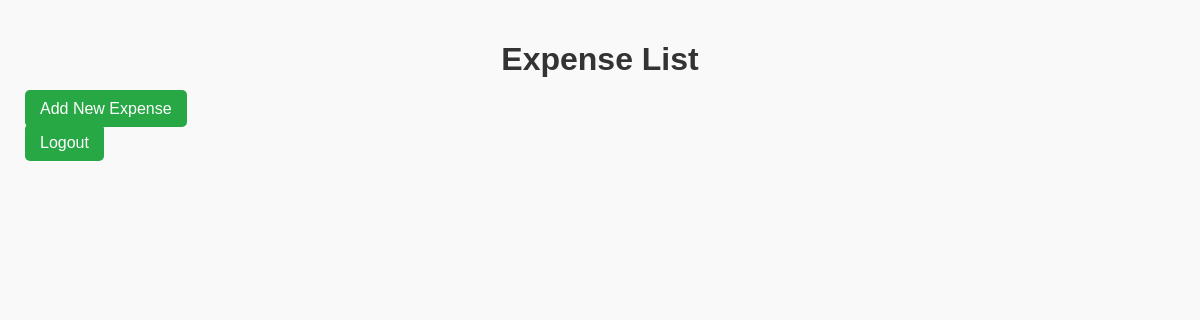
The app's page / (signed in), older data.
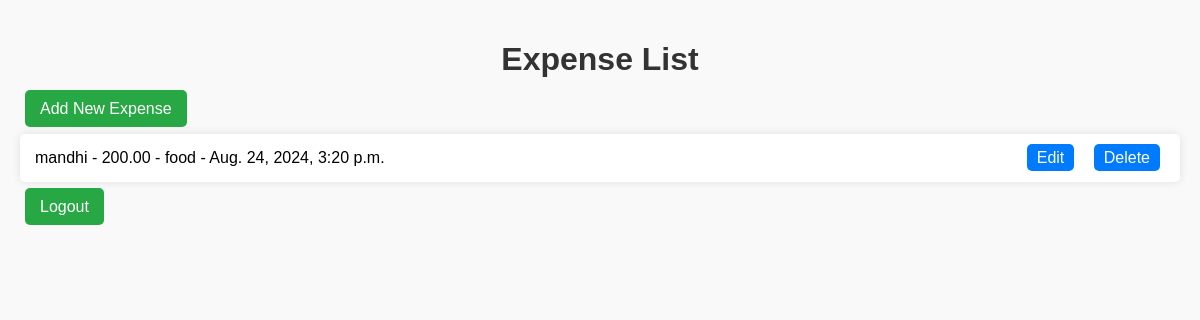
The same page, newer data.
### expenses/models.py (models this page shows, shortened)
class Expense(models.Model):
    user = models.ForeignKey(User, on_delete=models.CASCADE)
    description = models.CharField(max_length=255)
    amount = models.DecimalField(max_digits=10, decimal_places=2)
    category = models.CharField(max_length=100)
    datetime = models.DateTimeField()
    class Meta:
        ordering = ['-datetime']

### expenses/views.py (the view)
# urls.py: path('', views.expense_list, name='expense_list'),
@login_required
def expense_list(request):
    expenses = Expense.objects.filter(user=request.user)
    return render(request, 'expense_list.html', {'expenses': expenses})

### expenses/templates/expense_list.html (shortened to what this page needs)
<!DOCTYPE html>
<html>
<head>
</head>
<body>
    <h1>Expense List</h1>
    <a href="{% url 'expense_add' %}">Add New Expense</a>
    <ul>
        {% for expense in expenses %}
            <li>
                <span>{{ expense.description }} - {{ expense.amount }} - {{ expense.category }} - {{ expense.datetime }}</span>
                <span>
                    <a href="{% url 'expense_edit' expense.pk %}">Edit</a>
                    <a href="{% url 'expense_delete' expense.pk %}">Delete</a>
                </span>
            </li>
        {% endfor %}
    </ul>
    <a href="{% url 'logout' %}">Logout</a>
</body>
</html>

### expenses/templates/expense_list.html (style rules this page uses)
body { font-family: Arial, sans-serif; margin: 0; padding: 20px; background-color: #f9f9f9; }
h1 { color: #333; text-align: center; }
a { text-decoration: none; color: white; background-color: #28a745; padding: 10px 15px; border-radius: 5px; margin: 5px; }
ul { list-style-type: none; padding: 0; }
li { background-color: #fff; margin: 10px 0; padding: 15px; border-radius: 5px; box-shadow: 0 0 10px rgba(0, 0, 0, 0.1); display: flex; justify-content: space-between; align-items: center; }
li a { margin-left: 10px; padding: 5px 10px; background-color: #007bff; }

Row changes from the older to the newer data that the page shows:
added Expense: description "mandhi", amount "200.00", category "food", datetime "Aug. 24, 2024, 3:20 p.m."
